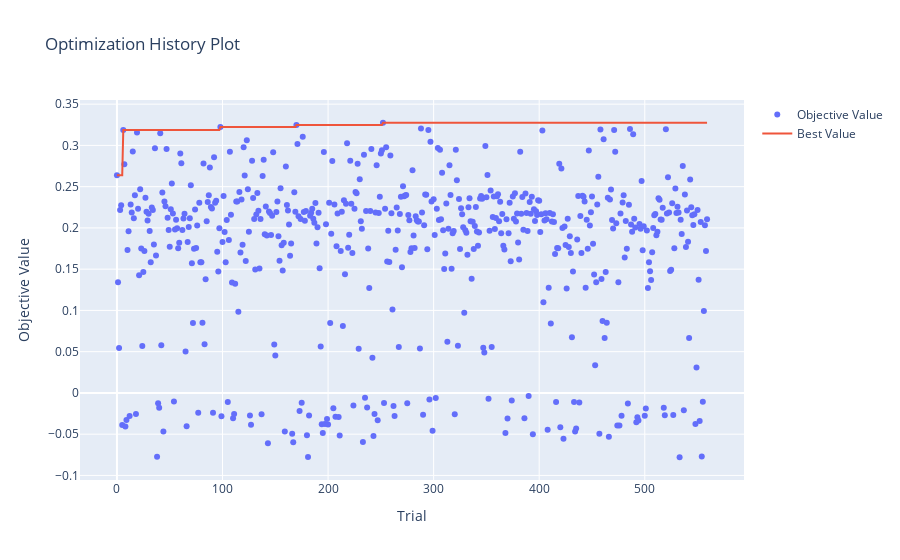

This figure's notebook cell:
### Markdown cell above
#### Geração e Uso do Dendrograma

Neste trecho da aula, foi mostrado como visualizar os resultados da atribuição de clusters em um DataFrame. Foi utilizado o Optuna para gerar um gráfico mostrando a evolução dos trials. Em seguida, foi explicado como gerar um dendrograma, utilizando o Scipy para realizar um clustering hierárquico aglomerativo. Foi demonstrado como cortar o dendrograma para obter diferentes números de clusters. Essas técnicas são essenciais para analisar e interpretar os resultados de modelos de clustering.

### Code cell
# create figure 
fig = optuna.visualization.plot_optimization_history(study_agg)
fig.show()

### Figure 1 — Plotly figure (JSON) as saved in the notebook; plotly's stock layout.template omitted (floating-point values rounded to 4 significant figures; data arrays with more than 128 entries replaced by an {"elided": "..."} marker saying what was removed)
{"data": [{"mode": "markers", "name": "Objective Value", "type": "scatter", "x": {"elided": "560 int values"}, "y": {"elided": "560 float values"}}, {"mode": "lines", "name": "Best Value", "type": "scatter", "x": {"elided": "560 int values"}, "y": {"elided": "560 float values"}}, {"marker": {"color": "#cccccc"}, "mode": "markers", "name": "Infeasible Trial", "showlegend": false, "type": "scatter", "x": [], "y": []}], "layout": {"title": {"text": "Optimization History Plot"}, "xaxis": {"title": {"text": "Trial"}}, "yaxis": {"title": {"text": "Objective Value"}}}}
